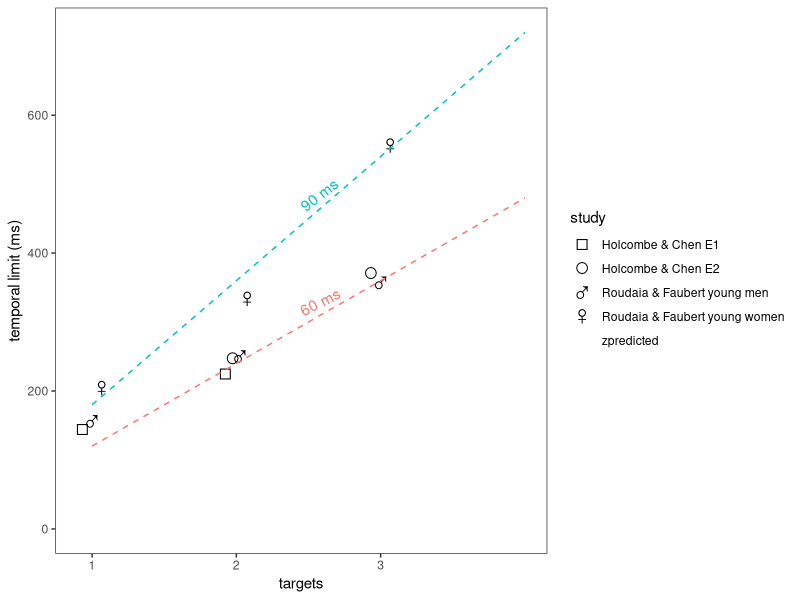

R code for this plot:
## ---- chunk 1
library(ggplot2)
library(dplyr)
library(tidyr)
library(purrr)
library(forcats) #for fct_relevel

E1HolcombeChen13 <- tibble(experiment="Holcombe & Chen E1", targets=seq(1,2),   temporalLimit= c(1000/6.93, 1000/4.45) )
E2HolcombeChen13 <- tibble(experiment="Holcombe & Chen E2", targets=seq(2,3),   temporalLimit= c(1000/4.05, 1000/2.7) )
RoudaiaFaubert<- tibble(experiment="Roudaia & Faubert young men", targets=seq(1,3), temporalLimit=c(1000/6.4,1000/4,1000/2.8))
RoudaiaFaubert2<- tibble(experiment="Roudaia & Faubert young women", targets=seq(1,3), temporalLimit=c(1000/4.9,1000/3,1000/1.8))

temporalLimsData<- rbind(E1HolcombeChen13,E2HolcombeChen13,RoudaiaFaubert,RoudaiaFaubert2)
temporalLimsData$experiment <- as.factor(temporalLimsData$experiment)

critInterval <- function(targets, samplingInterval) {
 samplingInterval*targets*2
}

valuesForComputing<- expand_grid(
  targets = c(1, 2, 2.6, 3, 4), # including 2.4 because that's where I want to put the text labels
  samplingInterval = c(60, 90),
  experiment = "zpredicted" #when it starts with z, it will be at end in legend when ggplot creates factor ordering on fly
)
tibl <- valuesForComputing  %>% mutate(temporalLimit = critInterval(targets,samplingInterval))

predictions <- tibl %>% filter(targets != 2.4) #to plot lines

#male/female samples https://github.com/kmiddleton/rexamples/blob/master/ggplot2%20male-female%20symbols.R
#unicode character list (look at ) https://www.ssec.wisc.edu/~tomw/java/unicode.html
gg<-ggplot(temporalLimsData, aes(x=targets,y=temporalLimit, shape=experiment)) +
    geom_point(position=position_dodge(width=.2), size=5) +
    geom_line(data=predictions, aes(color=factor(samplingInterval)), linetype="dashed") + #model predictions
    scale_shape_manual(values = c("\u25A1", "\u25CB", "\u2642", "\u2640",   "\u1111")) +
    scale_x_continuous(breaks=1:3, limits=c(.9,4)) + #so that model lines extend all the way to symbols
    ylim(0,NA) +
    ylab('temporal limit (ms)') + labs(color='sampling interval (ms)', shape='study') + 
    theme_bw() +
   theme( panel.grid.major = element_blank(), panel.grid.minor = element_blank(),
          panel.background = element_blank())

ylims<- layer_scales(gg)$y$get_limits()
xlims<- layer_scales(gg)$x$get_limits()
graphAspectRatio <- diff(ylims)/diff(xlims)

#Create the string label, e.g. "90 ms"
lineLabels <-  tibl %>% filter(targets == 2.6)
lineLabels$label <- paste0(lineLabels$samplingInterval," ms")

#Calculate the angle of the label to make it have the same angle as the line
lineLabels<- lineLabels %>% mutate(slop = samplingInterval * 2)
lineLabels<- lineLabels %>% mutate(slope = slop / graphAspectRatio)
lineLabels<- lineLabels %>% mutate(angleIfAxesSameScale = atan(slope)*180/pi)
lineLabels<- lineLabels %>% mutate(angle = angleIfAxesSameScale)
lineLabels<- lineLabels %>% mutate(temporalLimit = temporalLimit + 10) #to raise it off the line

gg<-gg +  geom_text(data=lineLabels, aes(label = label, angle=angle, color=factor(samplingInterval)), vjust="bottom") +
          guides(colour=FALSE) #don't show sampling interval legend
show(gg)
